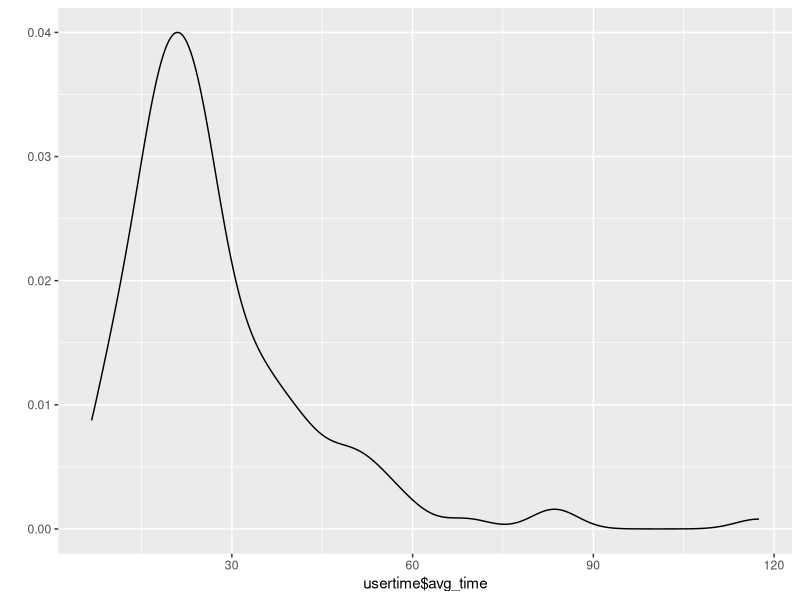
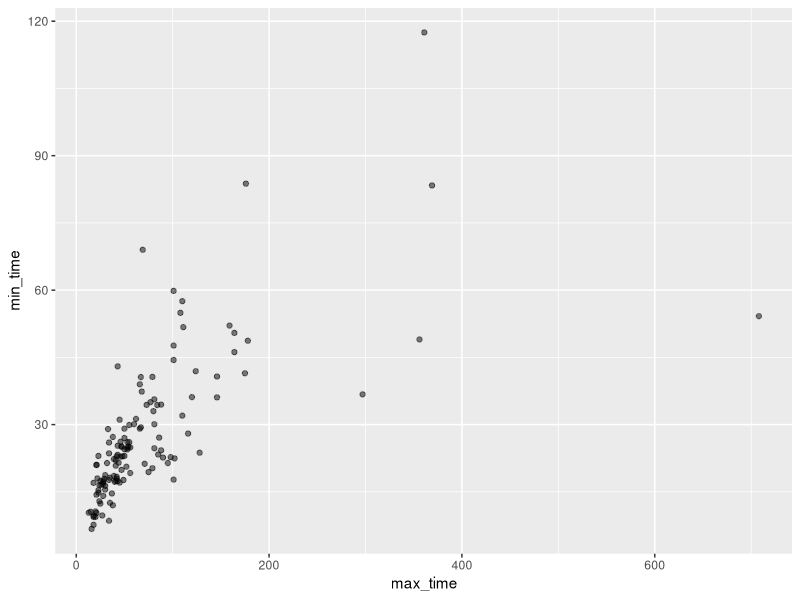

These charts were generated, in order, by the following R code: (Note: this script raises an error after producing the figures.)
library(ggplot2)
library(reshape2)
library(plyr)

turkdata <- read.csv("./data/raw_data_turk8.csv", stringsAsFactors=FALSE)
turkdata$ip.id <- as.numeric(factor(turkdata$ip_address))
turkdata$pic_num <- as.numeric(factor(turkdata$pic_name))

usertime <- ddply(turkdata, .(ip.id, ip_address, age, gender), summarise, 
                  len = length(time_taken), 
                  avg_time = mean(time_taken), 
                  min_time = mean(time_taken), 
                  max_time = max(time_taken))
qplot(x=usertime$avg_time, geom="density")
qplot(data=usertime, x=max_time, y=min_time, geom="point", alpha=I(.5))
usertime$gets.paid <- usertime$len>10
usertime$include <- usertime$len>5

turkdata <- merge(turkdata, usertime[,c(1, 2, 3, 4, 5, 9, 10)], keep=TRUE)
turkdata$user.seq <- unlist(dlply(turkdata, .(ip.id), function(i) seq(1, nrow(i), by=1)))

# qplot(data=turkdata, x=user.seq, y=response_no, group=ip.id, geom="line", alpha=.1) + xlim(c(0,11))


key <- read.csv("./data/pictureKey.csv", stringsAsFactors=FALSE)
key2 <- dcast(key, pic_name~response_no, value.var="w")

turkdata$answer.w <- unlist(lapply(1:nrow(turkdata), function(i) subset(key2, pic_name==turkdata$pic_name[i])[1+turkdata$response_no[i]]))



dont.pay.reason <-  function(data){
  ids <- unique(data$id)
  min_id <- data$id==min(ids)
  onesubmit <- length(unique(data$id))==1
  if(prod(data$gets.paid)==1) 
    data$reason <- paste(c("Two submissions - ", "")[1+onesubmit], 
                         c("Already paid","Pay")[1+min_id], sep="") else 
  data$reason <- "Not enough responses"
  data$pay <- data$gets.paid*min_id
  unique(data[,c("id", "ip.id", "ip_address", "reason", "pay")])
}

turkers.pay <- ddply(turkdata, .(ip_address, ip.id, gets.paid), dont.pay.reason)

